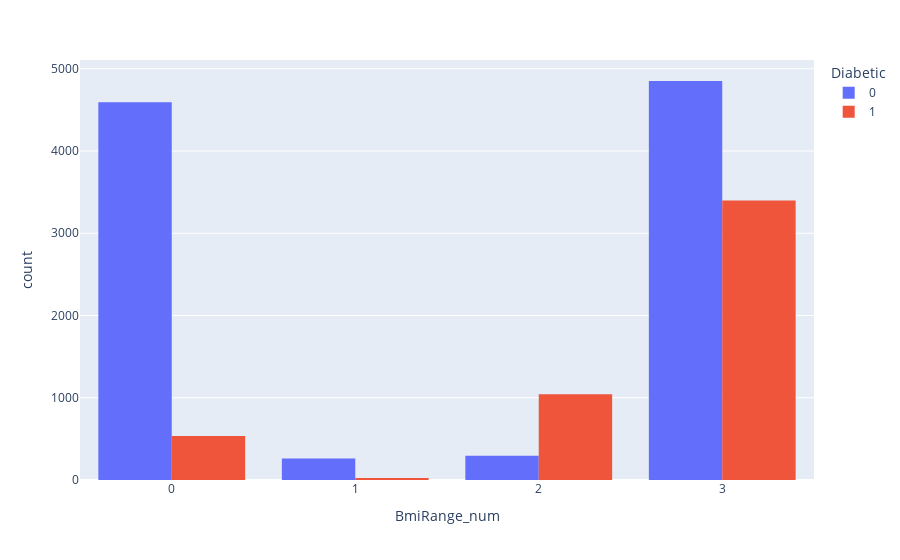

Here is the notebook cell this chart was saved with:
### Code cell
def bmi_to_numeric(x):
    if x == "Healthy":
        return 0
    elif x == "Underweight":
        return 1
    elif x == "Overweight":
        return 2
    else:
        return 3


diabetes["BmiRange_num"] = diabetes.BmiRange.apply(bmi_to_numeric)
diabetes.BmiRange_num = diabetes.BmiRange_num.astype("int64")
print(diabetes.groupby("BmiRange_num").Diabetic.count())
print(diabetes.dtypes)
px.histogram(diabetes, "BmiRange_num", color="Diabetic", barmode= "group")

### Figure 1 — Plotly figure (JSON) as saved in the notebook; plotly's stock layout.template omitted (floating-point values rounded to 4 significant figures; data arrays with more than 128 entries replaced by an {"elided": "..."} marker saying what was removed)
{"data": [{"alignmentgroup": "True", "bingroup": "x", "hovertemplate": "Diabetic=0<br>BmiRange_num=%{x}<br>count=%{y}<extra></extra>", "legendgroup": "0", "marker": {"color": "#636efa", "pattern": {"shape": ""}}, "name": "0", "offsetgroup": "0", "orientation": "v", "showlegend": true, "type": "histogram", "x": {"elided": "10000 int values"}, "xaxis": "x", "yaxis": "y"}, {"alignmentgroup": "True", "bingroup": "x", "hovertemplate": "Diabetic=1<br>BmiRange_num=%{x}<br>count=%{y}<extra></extra>", "legendgroup": "1", "marker": {"color": "#EF553B", "pattern": {"shape": ""}}, "name": "1", "offsetgroup": "1", "orientation": "v", "showlegend": true, "type": "histogram", "x": {"elided": "5000 int values"}, "xaxis": "x", "yaxis": "y"}], "layout": {"barmode": "group", "legend": {"title": {"text": "Diabetic"}, "tracegroupgap": 0}, "margin": {"t": 60}, "xaxis": {"anchor": "y", "domain": [0, 1], "title": {"text": "BmiRange_num"}}, "yaxis": {"anchor": "x", "domain": [0, 1], "title": {"text": "count"}}}}
